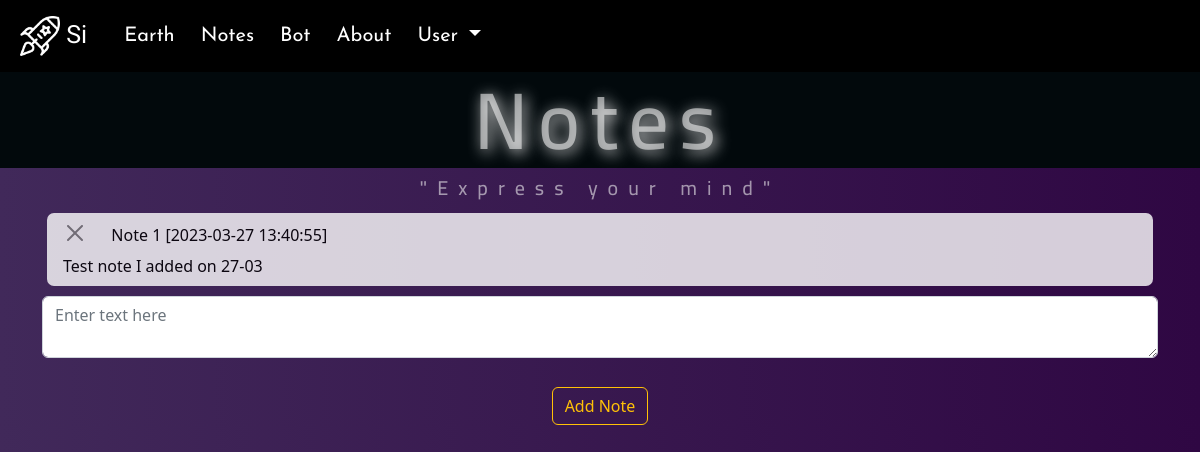
The app's page /notes (signed in) with its own data.
### website/models.py (models this page shows)
class Note(db.Model):
    id = db.Column(db.Integer, primary_key=True)
    data = db.Column(db.String(10000))
    date = db.Column(db.DateTime(timezone=True,), default=func.now())
    user_id = db.Column(db.Integer, db.ForeignKey('user.id'))

### website/views.py (the view, shortened to what this page needs)
@views.route('/notes', methods=['GET', 'POST'])
@login_required
def notes():
    return render_template("notes.html", user=current_user)

### website/__init__.py (called while the page is built)
def create_app():
    app = Flask(__name__)
    app.config['SECRET_KEY'] = 'hjshjhdjah kjshkjdhjs'
    app.config['SQLALCHEMY_DATABASE_URI'] = f'sqlite:///{DB_NAME}'
    db.init_app(app)
    from .views import views
    from .auth import auth
    from .bot import bot_bp
    app.register_blueprint(views, url_prefix='/')
    app.register_blueprint(auth, url_prefix='/')
    app.register_blueprint(bot_bp, url_prefix='/')
    from .models import User, Note
    with app.app_context():
        db.create_all()
    login_manager = LoginManager()
    login_manager.login_view = 'auth.login'
    login_manager.init_app(app)
    @login_manager.user_loader
    def load_user(id):
        return User.query.get(int(id))
    return app

### website/templates/notes.html (shortened to what this page needs)
{% extends "base.html" %}
{% block header %}
<link rel="stylesheet" href="{{url_for('static',filename='css/notes_style.css')}}">
{% endblock %}
{% block content%}
<h2 id="head" align="center">Notes</h2>
<h6 class="cosmos"> "Express your mind"</h6>
<div class="container">
  <ul class="list-group list-group-flush" id="notes">
    {% for note in user.notes %}
    <li class="list-group-item" id="noted">
      <h6>
        <button type="button" class="btn-close" onClick="deleteNote({{ note.id }})">
        </button> &emsp;
        Note {{ note.id }} [{{note.date}}]
      </h6>{{ note.data }}
    </li>
    {% endfor %}
  </ul>
  <form method="POST">
    <textarea name="note" id="note" class="form-control" placeholder="Enter text here"></textarea>
    <br />
    <div align="center">
      <button type="submit" class="btn btn-outline-warning">Add Note</button>
    </div>
  </form>
</div>
  {% endblock %}

### website/static/css/base_style.css (style rules this page uses)
* { margin: 0; padding: 0; }
body { background-repeat: none; overflow: overlay; background-color: black; }
.cosmos { color: rgba(245, 245, 245, 0.578); font-family: 'Cairo', sans-serif; text-align: center; font-size: 27px; letter-spacing: 10px; height: fit-content; }

### website/static/css/notes_style.css (style rules this page uses)
body { background-image: linear-gradient(to right, #41295a 0%, #2F0743 100%); }
#head { color: rgba(245, 245, 245, 0.578); text-shadow: 3px 3px 15px rgba(255, 255, 255, 0.85); background-color: #02090c; font-family: 'Cairo', sans-serif; text-align: center; font-size: 80px; letter-spacing: 10px; height: fit-content; }
.cosmos { color: rgba(245, 245, 245, 0.578); font-family: 'Cairo', sans-serif; text-align: center; font-size: 20px; letter-spacing: 10px; height: fit-content; }
#note { color: grey; opacity: 1; margin: 5px 0px; }
#noted { border-radius: 7px; opacity: 0.8; color: black; margin: 5px; }

### records on screen
Note: id "1", date "2023-03-27 13:40:55", data "Test note I added on 27-03"
